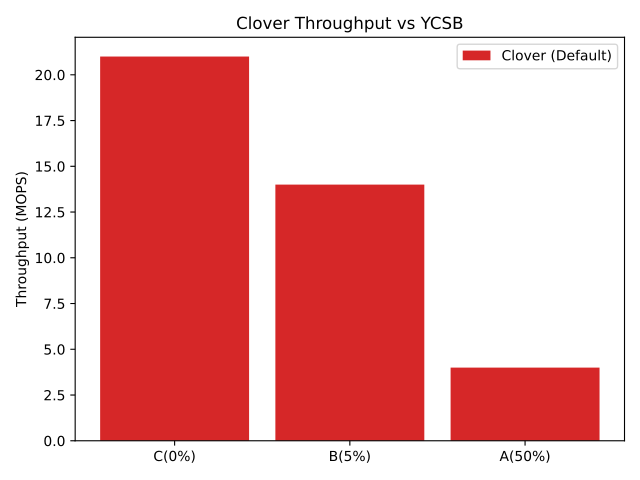

Python code for this plot:

import matplotlib
import matplotlib.pyplot as plt
import numpy as np

from common_library import *

labels =  [ 'C(0%)', 'B(5%)', 'A(50%)' ]
memory_per_key = [21, 14, 4]

x = np.arange(len(labels))  # the label locations
width = .85  # the width of the bars
fig, ax = plt.subplots()
rects = ax.bar(x, memory_per_key, width, label='Clover (Default)',
        color='tab:red')


# Add some text for labels, title and custom x-axis tick labels, etc.
ax.set_ylabel('Throughput (MOPS)')
ax.set_title('Clover Throughput vs YCSB')
ax.set_xticks(x)
ax.set_xticklabels(labels)
ax.set_xlabel("");
ax.legend()


fig.tight_layout()
save(plt)
plt.show()
